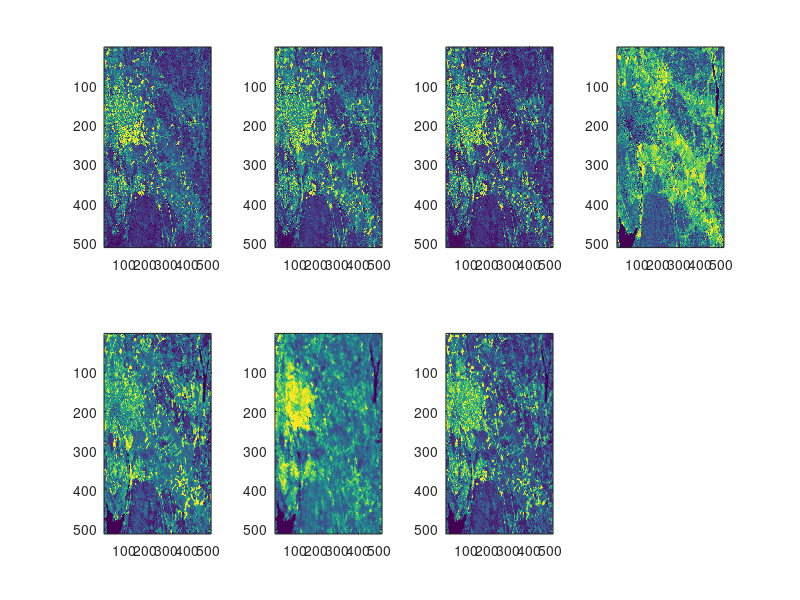
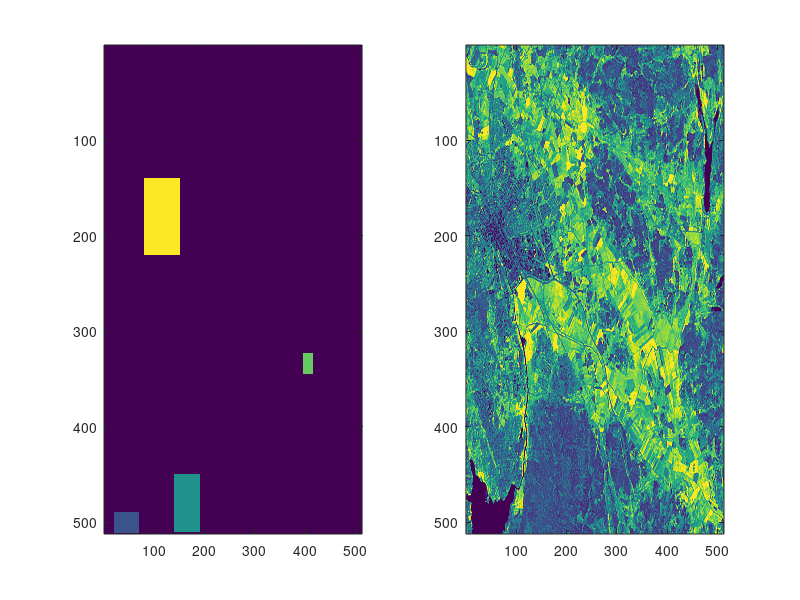

Reproduce these figures in MATLAB, in order. (Note: this script raises an error after producing the figures.)
clear all; close all; clc
% %1
% load cdata
% figure(1);
% plot(cdata(:,1),cdata(:,2),'.')
% title('1', 'fontsize', 20)
% 
% %2
% I = imread('handBW.pnm');
% 
% % threshold determined by for loop, increacing each threshold, and
% % plotting result with pause(0.05);
% t1 = 90; % threshold for background
% t2 = 110;% threshold for hand
% 
% figure(2)
% sgtitle('2', 'fontsize', 20)
% subplot(2,1,1)
% imshow(I);
% subplot(2,1,2)
% imhist(I)
% 
% figure(4)
% % mtresh sets (think of it as a regular threshold, hnot binary, but ternary)
% % - pixelvalues below t1 to one value
% % - the union of t1 and t2 as one value
% % - pixelvalues above t2 as one value
% mtresh(I,t1,t2) % thresholded image
% imshow(I)
% title('Trenary thresholded grayscale image with t1 = 90, t2 = 110')
% 
% % 3
% I2 = imread('hand.pnm'); % Read the image
% figure(5);imshow(I2); % Show the image
% R = I2(:,:,1); % Separate the three layers, RGB
% G = I2(:,:,2);
% B = I2(:,:,3);
% figure(6);plot3(R(:),G(:),B(:),'.') % 3D scatterplot of the RGB data
% 
% % plot each image component r b g and their histogram
% figure()
% subplot(2,3,1)
% imshow(R)
% title('red')
% subplot(2,3,2)
% imshow(B)
% title('blue')
% subplot(2,3,3)
% imshow(G)
% title('green')
% subplot(2,3,4)
% imhist(R)
% title('red histogram')
% subplot(2,3,5)
% imhist(B)
% title('blue histogram')
% subplot(2,3,6)
% imhist(G)
% title('green histogram')
% 
% 
% label_im = imread('hand_training.png'); % Read image with labels
% figure(7);imagesc(label_im); % View the training areas
% %classify for pair bands
% I3(:,:,1) = G; % Create an image with two bands/features
% I3(:,:,2) = B;
% [data,class] = create_training_data(I3,label_im); % Arrange the training data into vectors
% figure(8);scatterplot2D(data,class); % View the training feature vectors
% 
% Itest = im2testdata(I3); % Reshape the image before classification
% C = classify(double(Itest),double(data),double(class)); % Train classifier and classify the data
% ImC = class2im(C,size(I3,1),size(I3,2)); % Reshape the classification to an image
% 
% % 4 - classify
% % grayscale
% [data_g,class_g] = create_training_data(I,label_im);
% Itest_g = im2testdata(I);
% C_g = classify(double(Itest_g),double(data_g),double(class_g));
% ImC_g = class2im(C_g,size(I,1),size(I,2)); % Reshape the classification to an image
% 
% % single band - red
% [data_R,class_R] = create_training_data(R,label_im);
% Itest_R = im2testdata(R);
% C_R = classify(double(Itest_R),double(data_R),double(class_R));
% ImC_R = class2im(C_R,size(R,1),size(R,2)); % Reshape the classification to an image
% 
% % pair band
% % see pair band above
% 
% % all bands
% [data_3,class_3] = create_training_data(I2,label_im);
% Itest_3 = im2testdata(I2);
% C_3 = classify(double(Itest_3),double(data_3),double(class_3));
% ImC_3 = class2im(C_3,size(I2,1),size(I2,2)); % Reshape the classification to an image
% 
% figure(10)
% subplot(1,3,1)
% imagesc(ImC_g); % View the classification result
% title('Grayscale')
% 
% subplot(1,3,2)
% imagesc(ImC_R); % View the classification result
% title('Single band: Red')
% 
% subplot(1,3,3)
% imagesc(ImC_3); % View the classification result
% title('All bands: RBG')

% 5
load landsat_data

% what does the images look like?
figure()
subplot(2,4,1)
imagesc(landsat_data(:,:,1)) % g
subplot(2,4,2)
imagesc(landsat_data(:,:,2)) % g
subplot(2,4,3)
imagesc(landsat_data(:,:,3)) % r
subplot(2,4,4)
imagesc(landsat_data(:,:,4))
subplot(2,4,5)
imagesc(landsat_data(:,:,5))
subplot(2,4,6)
imagesc(landsat_data(:,:,6))
subplot(2,4,7)
imagesc(landsat_data(:,:,7))

% training data 
T = zeros(512,512);     % Create an empty image
T(490:511,20:70) = 1;   % Class 1: Water
T(450:510,140:190) = 2; % Class 2: Forrest
T(324:344,395:415) = 3; % Class 3: Agriculture
T(140:220,80:150) = 4; % Class 4: Urban environment

%plot trainingdata and an image 
figure()
subplot(1,2,1)
imagesc(T)
subplot(1,2,2)
imagesc(landsat_data(:,:,4))

Itest = im2testdata(landsat_data(:,:,[1,4,7]));
[data,class] = create_training_data(landsat_data(:,:,[1,4,7]),T);
C = classify(Itest,data,class);
ImC = class2im(C,size(landsat_data,1),size(landsat_data,2)); % Reshape the classification to an image
figure()
imagesc(ImC)
title('Classified imaged')


%ALL CHANNELS
Itest = im2testdata(landsat_data);
[data,class] = create_training_data(landsat_data,T);
C = classify(Itest,data,class);
ImC = class2im(C,size(landsat_data,1),size(landsat_data,2)); % Reshape the classification to an image
ifigure()
magesc(ImC)
title('Classifications of ');




% 6


% 7
